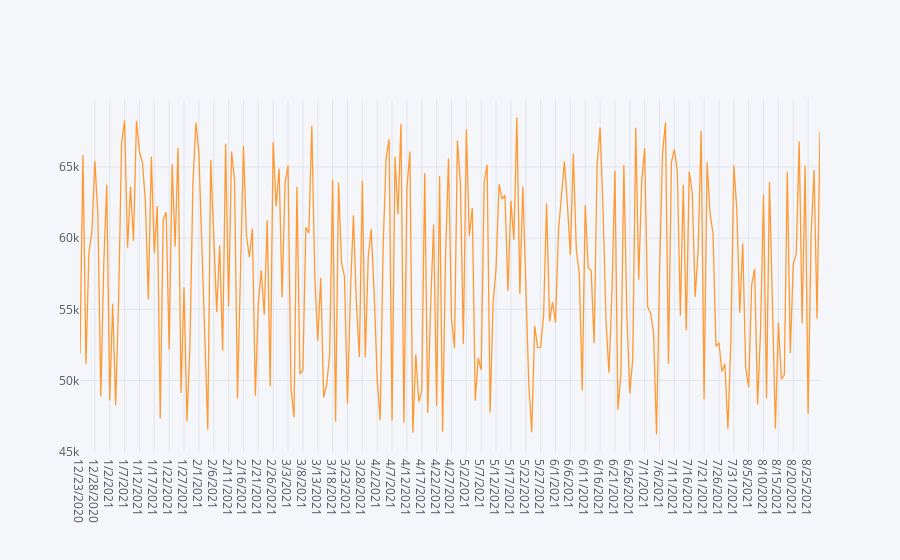

Notebook cell for this chart:
### Code cell
dataset.iplot(kind='scatter',x='date',y='Adj Close Price',size=15)

### Figure 1 — Plotly figure (JSON) as saved in the notebook; plotly's stock layout.template omitted (floating-point values rounded to 4 significant figures; data arrays with more than 128 entries replaced by an {"elided": "..."} marker saying what was removed)
{"data": [{"line": {"color": "rgba(255, 153, 51, 1.0)", "dash": "solid", "shape": "linear", "width": 1.3}, "mode": "lines", "name": "Adj Close Price", "text": "", "type": "scatter", "x": {"elided": "250 str values"}, "y": {"elided": "250 float values"}}], "layout": {"legend": {"bgcolor": "#F5F6F9", "font": {"color": "#4D5663"}}, "paper_bgcolor": "#F5F6F9", "plot_bgcolor": "#F5F6F9", "title": {"font": {"color": "#4D5663"}}, "xaxis": {"gridcolor": "#E1E5ED", "showgrid": true, "tickfont": {"color": "#4D5663"}, "title": {"font": {"color": "#4D5663"}, "text": ""}, "zerolinecolor": "#E1E5ED"}, "yaxis": {"gridcolor": "#E1E5ED", "showgrid": true, "tickfont": {"color": "#4D5663"}, "title": {"font": {"color": "#4D5663"}, "text": ""}, "zerolinecolor": "#E1E5ED"}}}
